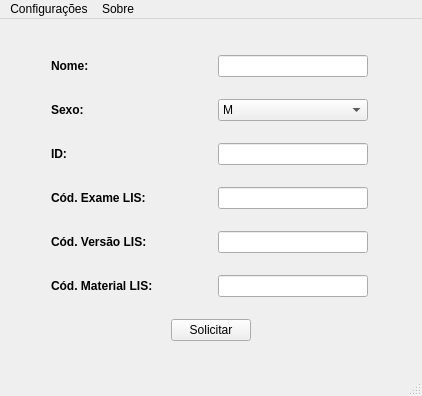
<?xml version="1.0" encoding="UTF-8"?>
<ui version="4.0">
 <class>MainWindow</class>
 <widget class="QMainWindow" name="MainWindow">
  <property name="windowModality">
   <enum>Qt::NonModal</enum>
  </property>
  <property name="enabled">
   <bool>true</bool>
  </property>
  <property name="geometry">
   <rect>
    <x>0</x>
    <y>0</y>
    <width>422</width>
    <height>396</height>
   </rect>
  </property>
  <property name="sizePolicy">
   <sizepolicy hsizetype="Fixed" vsizetype="Fixed">
    <horstretch>0</horstretch>
    <verstretch>0</verstretch>
   </sizepolicy>
  </property>
  <property name="maximumSize">
   <size>
    <width>600</width>
    <height>600</height>
   </size>
  </property>
  <property name="baseSize">
   <size>
    <width>0</width>
    <height>0</height>
   </size>
  </property>
  <property name="contextMenuPolicy">
   <enum>Qt::NoContextMenu</enum>
  </property>
  <property name="windowTitle">
   <string>SimuLIS</string>
  </property>
  <property name="windowIcon">
   <iconset resource="resources.qrc">
    <normaloff>:/img/icon.png</normaloff>:/img/icon.png</iconset>
  </property>
  <property name="autoFillBackground">
   <bool>true</bool>
  </property>
  <property name="windowFilePath">
   <string/>
  </property>
  <property name="animated">
   <bool>true</bool>
  </property>
  <property name="unifiedTitleAndToolBarOnMac">
   <bool>false</bool>
  </property>
  <widget class="QWidget" name="centralwidget">
   <widget class="QWidget" name="layoutWidget">
    <property name="geometry">
     <rect>
      <x>20</x>
      <y>20</y>
      <width>381</width>
      <height>321</height>
     </rect>
    </property>
    <layout class="QVBoxLayout" name="verticalLayout">
     <item>
      <layout class="QHBoxLayout" name="horizontalLayout">
       <item>
        <widget class="QLabel" name="labelName">
         <property name="minimumSize">
          <size>
           <width>130</width>
           <height>0</height>
          </size>
         </property>
         <property name="maximumSize">
          <size>
           <width>130</width>
           <height>16777215</height>
          </size>
         </property>
         <property name="text">
          <string>&lt;b&gt;Nome:&lt;/b&gt;</string>
         </property>
        </widget>
       </item>
       <item>
        <widget class="QLineEdit" name="lineEditName">
         <property name="minimumSize">
          <size>
           <width>150</width>
           <height>0</height>
          </size>
         </property>
         <property name="maximumSize">
          <size>
           <width>150</width>
           <height>16777215</height>
          </size>
         </property>
        </widget>
       </item>
      </layout>
     </item>
     <item>
      <layout class="QHBoxLayout" name="horizontalLayout_7">
       <item>
        <widget class="QLabel" name="labelSex">
         <property name="minimumSize">
          <size>
           <width>130</width>
           <height>0</height>
          </size>
         </property>
         <property name="maximumSize">
          <size>
           <width>130</width>
           <height>16777215</height>
          </size>
         </property>
         <property name="text">
          <string>&lt;html&gt;&lt;head/&gt;&lt;body&gt;&lt;p&gt;&lt;span style=&quot; font-weight:600;&quot;&gt;Sexo:&lt;/span&gt;&lt;/p&gt;&lt;/body&gt;&lt;/html&gt;</string>
         </property>
        </widget>
       </item>
       <item>
        <widget class="QComboBox" name="comboBoxSex">
         <property name="maximumSize">
          <size>
           <width>150</width>
           <height>16777215</height>
          </size>
         </property>
         <item>
          <property name="text">
           <string>M</string>
          </property>
         </item>
         <item>
          <property name="text">
           <string>F</string>
          </property>
         </item>
        </widget>
       </item>
      </layout>
     </item>
     <item>
      <layout class="QHBoxLayout" name="horizontalLayout_2">
       <item>
        <widget class="QLabel" name="labelId">
         <property name="minimumSize">
          <size>
           <width>130</width>
           <height>0</height>
          </size>
         </property>
         <property name="maximumSize">
          <size>
           <width>130</width>
           <height>16777215</height>
          </size>
         </property>
         <property name="sizeIncrement">
          <size>
           <width>0</width>
           <height>0</height>
          </size>
         </property>
         <property name="text">
          <string>&lt;html&gt;&lt;head/&gt;&lt;body&gt;&lt;p&gt;&lt;span style=&quot; font-weight:600;&quot;&gt;ID:                  &lt;/span&gt;&lt;/p&gt;&lt;/body&gt;&lt;/html&gt;</string>
         </property>
        </widget>
       </item>
       <item>
        <widget class="QLineEdit" name="lineEditId">
         <property name="maximumSize">
          <size>
           <width>150</width>
           <height>16777215</height>
          </size>
         </property>
        </widget>
       </item>
      </layout>
     </item>
     <item>
      <layout class="QHBoxLayout" name="horizontalLayout_3">
       <item>
        <widget class="QLabel" name="labelCodExam">
         <property name="minimumSize">
          <size>
           <width>130</width>
           <height>0</height>
          </size>
         </property>
         <property name="maximumSize">
          <size>
           <width>130</width>
           <height>16777215</height>
          </size>
         </property>
         <property name="text">
          <string>&lt;html&gt;&lt;head/&gt;&lt;body&gt;&lt;p&gt;&lt;span style=&quot; font-weight:600;&quot;&gt;Cód. Exame LIS:&lt;/span&gt;&lt;/p&gt;&lt;/body&gt;&lt;/html&gt;</string>
         </property>
        </widget>
       </item>
       <item>
        <widget class="QLineEdit" name="lineEditCodExam">
         <property name="maximumSize">
          <size>
           <width>150</width>
           <height>16777215</height>
          </size>
         </property>
        </widget>
       </item>
      </layout>
     </item>
     <item>
      <layout class="QHBoxLayout" name="horizontalLayout_4">
       <item>
        <widget class="QLabel" name="label">
         <property name="minimumSize">
          <size>
           <width>130</width>
           <height>0</height>
          </size>
         </property>
         <property name="maximumSize">
          <size>
           <width>130</width>
           <height>16777215</height>
          </size>
         </property>
         <property name="text">
          <string>&lt;b&gt;Cód. Versão LIS:&lt;/b&gt;</string>
         </property>
        </widget>
       </item>
       <item>
        <widget class="QLineEdit" name="lineEditCodVer">
         <property name="maximumSize">
          <size>
           <width>150</width>
           <height>16777215</height>
          </size>
         </property>
        </widget>
       </item>
      </layout>
     </item>
     <item>
      <layout class="QHBoxLayout" name="horizontalLayout_5">
       <item>
        <widget class="QLabel" name="label_2">
         <property name="minimumSize">
          <size>
           <width>130</width>
           <height>0</height>
          </size>
         </property>
         <property name="maximumSize">
          <size>
           <width>130</width>
           <height>16777215</height>
          </size>
         </property>
         <property name="text">
          <string>&lt;b&gt;Cód. Material LIS:&lt;/b&gt;</string>
         </property>
        </widget>
       </item>
       <item>
        <widget class="QLineEdit" name="lineEditCodMat">
         <property name="maximumSize">
          <size>
           <width>150</width>
           <height>16777215</height>
          </size>
         </property>
        </widget>
       </item>
      </layout>
     </item>
     <item>
      <layout class="QHBoxLayout" name="horizontalLayout_6">
       <item>
        <spacer name="horizontalSpacer_2">
         <property name="orientation">
          <enum>Qt::Horizontal</enum>
         </property>
         <property name="sizeHint" stdset="0">
          <size>
           <width>40</width>
           <height>20</height>
          </size>
         </property>
        </spacer>
       </item>
       <item>
        <widget class="QPushButton" name="pushButtonSend">
         <property name="text">
          <string>Solicitar</string>
         </property>
        </widget>
       </item>
       <item>
        <spacer name="horizontalSpacer">
         <property name="orientation">
          <enum>Qt::Horizontal</enum>
         </property>
         <property name="sizeHint" stdset="0">
          <size>
           <width>40</width>
           <height>20</height>
          </size>
         </property>
        </spacer>
       </item>
      </layout>
     </item>
    </layout>
   </widget>
  </widget>
  <widget class="QMenuBar" name="menubar">
   <property name="geometry">
    <rect>
     <x>0</x>
     <y>0</y>
     <width>422</width>
     <height>22</height>
    </rect>
   </property>
   <widget class="QMenu" name="menuConfigura_es">
    <property name="title">
     <string>Configurações</string>
    </property>
    <addaction name="actionBanco_de_Dados"/>
   </widget>
   <widget class="QMenu" name="menuSobre">
    <property name="title">
     <string>Sobre</string>
    </property>
    <addaction name="actionSobre"/>
   </widget>
   <addaction name="menuConfigura_es"/>
   <addaction name="menuSobre"/>
  </widget>
  <widget class="QStatusBar" name="statusbar"/>
  <action name="actionBanco_de_Dados">
   <property name="text">
    <string>Banco de Dados</string>
   </property>
  </action>
  <action name="actionSobre">
   <property name="text">
    <string>Sobre</string>
   </property>
  </action>
 </widget>
 <resources>
  <include location="resources.qrc"/>
 </resources>
 <connections/>
</ui>
